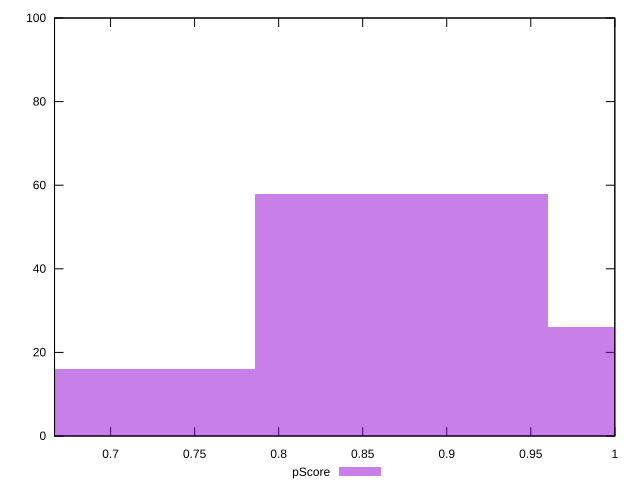

Here is the gnuplot script that generated this plot:
reset

$pScore <<EOF
1.0476333857861366 26
0.6984222571907577 16
0.873027821488447 58
EOF

set key outside below
set boxwidth 0.17460556429768942
set xrange [0.6666666666666666:1]
set yrange [0:100]
set trange [0:100]
set style fill transparent solid 0.5 noborder
set terminal svg size 640, 490 enhanced background rgb 'white'
set output "reprap/unminified-css/samples/pages/pScore/histogram.svg"

plot $pScore title "pScore" with boxes

reset
